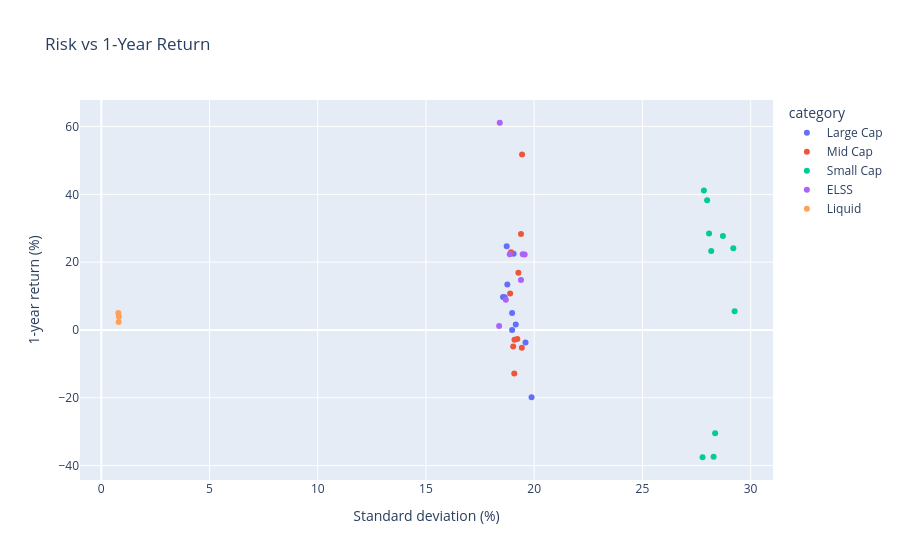

Here is the notebook cell this chart was saved with:
### Code cell
perf_plot = perf.merge(
    fund[["amfi_code", "scheme_name", "fund_house", "category"]],
    on="amfi_code", how="left"
)

fig = px.scatter(
    perf_plot,
    x="std_dev_pct",
    y="return_1yr_pct",
    color="category",
    hover_name="scheme_name",
    hover_data=["fund_house", "sharpe_ratio", "beta", "max_drawdown_pct"],
    title="Risk vs 1-Year Return"
)
fig.update_layout(xaxis_title="Standard deviation (%)", yaxis_title="1-year return (%)")
fig.show()

### Figure 1 — Plotly figure (JSON) as saved in the notebook; plotly's stock layout.template omitted (floating-point values rounded to 4 significant figures)
{"data": [{"customdata": [["Franklin Templeton Mutual Fund", -0.62, -0.06, -39.98], ["Nippon India Mutual Fund", -0.75, -0.02, -58.74], ["Axis Mutual Fund", -0.81, -0.04, -46.42], ["Aditya Birla Sun Life Mutual Fund", 0.07, 0.01, -43.94], ["SBI Mutual Fund", 0.5, -0.01, -30.47], ["ICICI Prudential Mutual Fund", 0.68, 0.03, -18.52], ["DSP Mutual Fund", -0.38, -0.02, -23.38], ["UTI Mutual Fund", 0.37, -0.04, -21.05], ["Kotak Mahindra Mutual Fund", -0.75, 0, -38.42], ["HDFC Mutual Fund", 0.02, -0.03, -39]], "hovertemplate": "<b>%{hovertext}</b><br><br>category=Large Cap<br>std_dev_pct=%{x}<br>return_1yr_pct=%{y}<br>fund_house=%{customdata[0]}<br>sharpe_ratio=%{customdata[1]}<br>beta=%{customdata[2]}<br>max_drawdown_pct=%{customdata[3]}<extra></extra>", "hovertext": ["Franklin India Bluechip Fund - Direct Growth", "Nippon India Large Cap Fund - Direct Growth", "Axis Bluechip Fund - Direct Plan Growth", "Aditya Birla Sun Life Frontline Equity Fund - Direct Growth", "SBI Bluechip Fund - Direct Plan Growth", "ICICI Prudential Bluechip Fund - Direct Growth", "DSP Top 100 Equity Fund - Direct Growth", "UTI Mastershare Unit Scheme - Direct Growth", "Kotak Bluechip Fund - Direct Growth", "HDFC Top 100 Fund - Direct Plan Growth"], "legendgroup": "Large Cap", "marker": {"color": "#636efa", "symbol": "circle"}, "mode": "markers", "name": "Large Cap", "orientation": "v", "showlegend": true, "type": "scatter", "x": [18.64, 18.98, 19.15, 19.6, 19.05, 18.76, 18.56, 18.98, 19.88, 18.73], "xaxis": "x", "y": [9.68, -0.01, 1.64, -3.66, 22.47, 13.4, 9.72, 5.0, -19.83, 24.73], "yaxis": "y"}, {"customdata": [["Franklin Templeton Mutual Fund", -0.97, 0.01, -55.69], ["Nippon India Mutual Fund", 0.06, 0.04, -29.32], ["Aditya Birla Sun Life Mutual Fund", 0.12, -0.02, -24.43], ["Axis Mutual Fund", 0.99, -0.03, -24.17], ["SBI Mutual Fund", -0.5, 0.01, -35.7], ["ICICI Prudential Mutual Fund", 0.88, 0.02, -23.25], ["DSP Mutual Fund", 0.6, 0.06, -27.81], ["UTI Mutual Fund", -0.52, -0.05, -40.18], ["Kotak Mahindra Mutual Fund", 0.37, -0.01, -28.31], ["HDFC Mutual Fund", 0.2, 0.02, -30.37]], "hovertemplate": "<b>%{hovertext}</b><br><br>category=Mid Cap<br>std_dev_pct=%{x}<br>return_1yr_pct=%{y}<br>fund_house=%{customdata[0]}<br>sharpe_ratio=%{customdata[1]}<br>beta=%{customdata[2]}<br>max_drawdown_pct=%{customdata[3]}<extra></extra>", "hovertext": ["Franklin India Prima Fund - Direct Growth", "Nippon India Growth Fund - Direct Growth", "Aditya Birla Sun Life Midcap Fund - Direct Growth", "Axis Midcap Fund - Direct Plan Growth", "SBI Magnum Midcap Fund - Direct Growth", "ICICI Prudential Midcap Fund - Direct Growth", "DSP Midcap Fund - Direct Growth", "UTI Mid Cap Fund - Direct Growth", "Kotak Emerging Equity Fund - Direct Growth", "HDFC Mid-Cap Opportunities Fund - Direct Growth"], "legendgroup": "Mid Cap", "marker": {"color": "#EF553B", "symbol": "circle"}, "mode": "markers", "name": "Mid Cap", "orientation": "v", "showlegend": true, "type": "scatter", "x": [19.09, 19.39, 19.03, 18.93, 19.22, 19.44, 19.08, 19.43, 19.27, 18.89], "xaxis": "x", "y": [-2.9, 28.31, -4.86, 22.9, -2.63, 51.74, -12.82, -5.24, 16.87, 10.73], "yaxis": "y"}, {"customdata": [["Franklin Templeton Mutual Fund", 0.16, -0.03, -42.87], ["Nippon India Mutual Fund", -1.02, -0.03, -73.12], ["Aditya Birla Sun Life Mutual Fund", 0.32, -0.03, -43.95], ["Axis Mutual Fund", -0.67, 0.04, -68.15], ["SBI Mutual Fund", -0.43, 0, -61.3], ["ICICI Prudential Mutual Fund", -0.45, -0.04, -56.24], ["DSP Mutual Fund", 0.36, -0.01, -35], ["UTI Mutual Fund", 0.68, -0.01, -31.41], ["Kotak Mahindra Mutual Fund", 0.54, 0.03, -29.28], ["HDFC Mutual Fund", 0.56, -0.03, -48.26]], "hovertemplate": "<b>%{hovertext}</b><br><br>category=Small Cap<br>std_dev_pct=%{x}<br>return_1yr_pct=%{y}<br>fund_house=%{customdata[0]}<br>sharpe_ratio=%{customdata[1]}<br>beta=%{customdata[2]}<br>max_drawdown_pct=%{customdata[3]}<extra></extra>", "hovertext": ["Franklin India Smaller Companies Fund - Direct Growth", "Nippon India Small Cap Fund - Direct Growth", "Aditya Birla Sun Life Small Cap Fund - Direct Growth", "Axis Small Cap Fund - Direct Plan Growth", "SBI Small Cap Fund - Direct Growth", "ICICI Prudential Smallcap Fund - Direct Growth", "DSP Small Cap Fund - Direct Growth", "UTI Small Cap Fund - Direct Growth", "Kotak Small Cap Fund - Direct Growth", "HDFC Small Cap Fund - Direct Growth"], "legendgroup": "Small Cap", "marker": {"color": "#00cc96", "symbol": "circle"}, "mode": "markers", "name": "Small Cap", "orientation": "v", "showlegend": true, "type": "scatter", "x": [28.08, 28.36, 29.2, 28.29, 28.18, 29.26, 28.72, 27.84, 27.99, 27.78], "xaxis": "x", "y": [28.47, -30.46, 24.09, -37.4, 23.31, 5.51, 27.71, 41.16, 38.23, -37.54], "yaxis": "y"}, {"customdata": [["Axis Mutual Fund", 0.75, 0.01, -18.87], ["Aditya Birla Sun Life Mutual Fund", 0.53, 0.04, -22.07], ["SBI Mutual Fund", 0.86, 0.05, -30.6], ["ICICI Prudential Mutual Fund", -0.44, -0.01, -46.19], ["UTI Mutual Fund", -0.16, 0, -24.01], ["Kotak Mahindra Mutual Fund", 0.81, 0.05, -16.73], ["HDFC Mutual Fund", 0.17, -0.01, -30.31]], "hovertemplate": "<b>%{hovertext}</b><br><br>category=ELSS<br>std_dev_pct=%{x}<br>return_1yr_pct=%{y}<br>fund_house=%{customdata[0]}<br>sharpe_ratio=%{customdata[1]}<br>beta=%{customdata[2]}<br>max_drawdown_pct=%{customdata[3]}<extra></extra>", "hovertext": ["Axis Long Term Equity Fund - Direct Growth", "Aditya Birla Sun Life Tax Relief 96 - Direct Growth", "SBI Tax Advantage Fund - Direct Growth", "ICICI Prudential Long Term Equity Fund - Direct Growth", "UTI Equity Tax Savings Plan - Direct Growth", "Kotak Tax Saver Fund - Direct Growth", "HDFC Taxsaver Fund - Direct Growth"], "legendgroup": "ELSS", "marker": {"color": "#ab63fa", "symbol": "circle"}, "mode": "markers", "name": "ELSS", "orientation": "v", "showlegend": true, "type": "scatter", "x": [18.38, 18.87, 18.41, 19.39, 19.56, 19.47, 18.69], "xaxis": "x", "y": [1.19, 22.31, 61.12, 14.77, 22.24, 22.33, 8.91], "yaxis": "y"}, {"customdata": [["SBI Mutual Fund", -2.96, 0, -0.6], ["ICICI Prudential Mutual Fund", -1.71, 0, -0.51], ["Kotak Mahindra Mutual Fund", -2.98, 0, -0.39]], "hovertemplate": "<b>%{hovertext}</b><br><br>category=Liquid<br>std_dev_pct=%{x}<br>return_1yr_pct=%{y}<br>fund_house=%{customdata[0]}<br>sharpe_ratio=%{customdata[1]}<br>beta=%{customdata[2]}<br>max_drawdown_pct=%{customdata[3]}<extra></extra>", "hovertext": ["SBI Liquid Fund - Direct Growth", "ICICI Prudential Liquid Fund - Direct Growth", "Kotak Liquid Fund - Direct Growth"], "legendgroup": "Liquid", "marker": {"color": "#FFA15A", "symbol": "circle"}, "mode": "markers", "name": "Liquid", "orientation": "v", "showlegend": true, "type": "scatter", "x": [0.8, 0.79, 0.81], "xaxis": "x", "y": [2.33, 5.02, 3.97], "yaxis": "y"}], "layout": {"legend": {"title": {"text": "category"}, "tracegroupgap": 0}, "title": {"text": "Risk vs 1-Year Return"}, "xaxis": {"anchor": "y", "domain": [0, 1], "title": {"text": "Standard deviation (%)"}}, "yaxis": {"anchor": "x", "domain": [0, 1], "title": {"text": "1-year return (%)"}}}}
